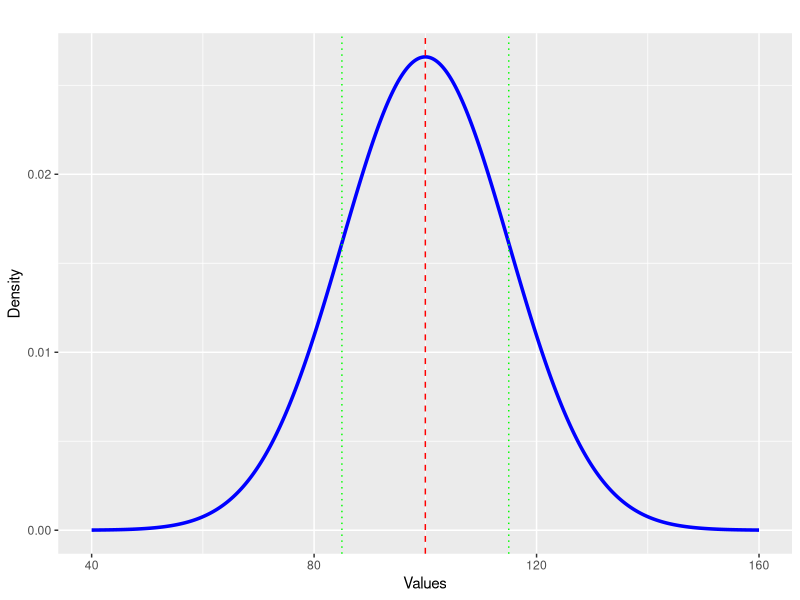
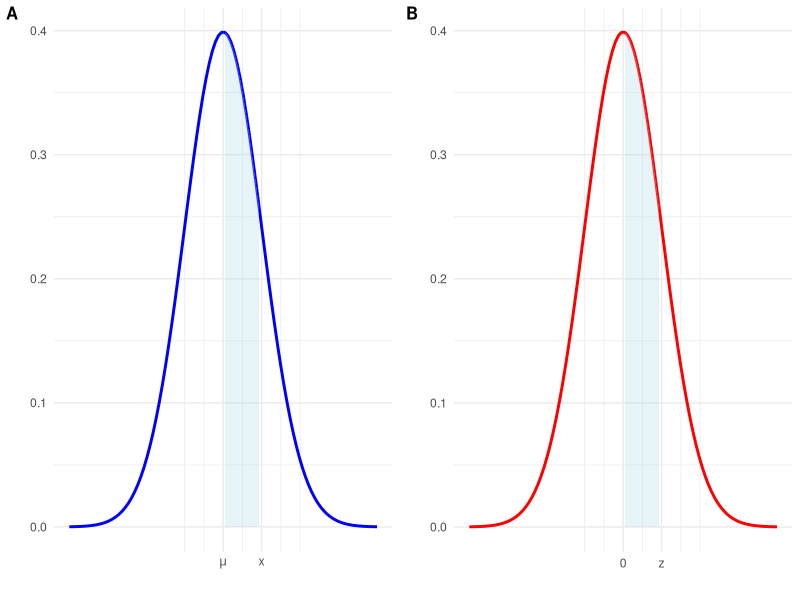
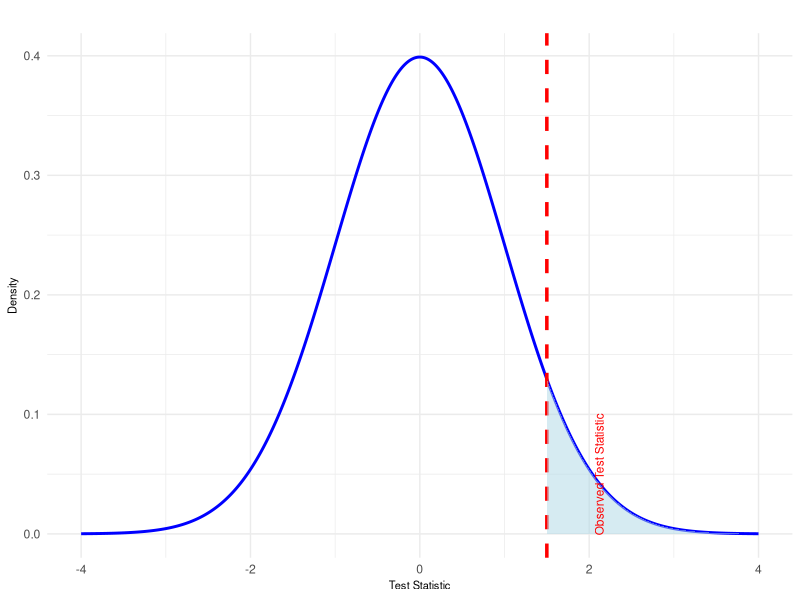
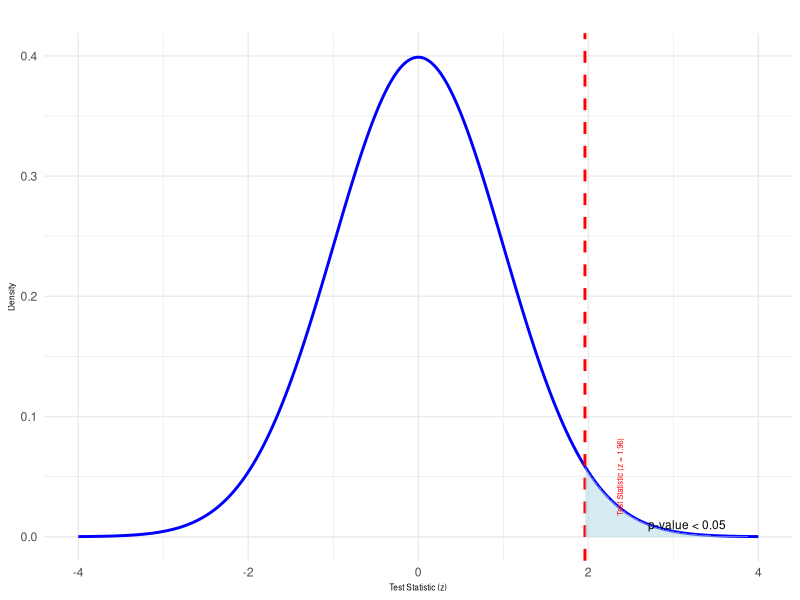

Here is the R script that generated these plots, in order: (Note: this script raises an error after producing the figures.)
## ---- chunk 1
library(ggplot2)
library(dplyr)
mean <- 100
sd <- 15
x <- seq(mean - 4*sd, mean + 4*sd, by = 0.1)
y <- dnorm(x, mean = mean, sd = sd)
ggplot(data.frame(x, y), aes(x = x, y = y)) +
  geom_line(color = "blue", size = 1.2) +
  geom_vline(xintercept = mean, color = "red", linetype = "dashed") + geom_vline(xintercept = mean + sd, color = "green", linetype = "dotted") +  geom_vline(xintercept = mean - sd, color = "green", linetype = "dotted") +  labs(title = "", x = "Values", y = "Density")
## ---- chunk 2
# Load necessary libraries
library(ggplot2)
library(cowplot)

# Define standard deviation and mean
mu <- 2
sd <- 1

# Create a data frame for the first plot (normal distribution centered at mu)
x_vals <- seq(mu - 4 * sd, mu + 4 * sd, length.out = 100)
dist1 <- dnorm(x_vals, mean = mu, sd = sd)
data1 <- data.frame(x = x_vals, y = dist1)

# Create a data frame for the second plot (normal distribution centered at 0)
x_vals2 <- seq(-4 * sd, 4 * sd, length.out = 100)
dist2 <- dnorm(x_vals2, mean = 0, sd = sd)
data2 <- data.frame(x = x_vals2, y = dist2)

# First plot: Normal distribution with mean mu
plot1 <- ggplot(data1, aes(x = x, y = y)) +
  geom_line(color = "blue", size = 1) +             # Plot the line
  geom_ribbon(data = subset(data1, x >= mu & x <= mu + sd), aes(ymin = 0, ymax = y), fill = "lightblue", alpha = 0.3) + # Fill light blue from mu to 1 SD
  labs(x = "", y = "") +
  scale_x_continuous(breaks = c(mu, mu + sd), labels = c(expression(mu), "x")) + # Label x-axis with mu and x at mu + 1 SD
  theme_minimal() +
  theme(
    axis.title.x = element_text(size = 14),
    axis.title.y = element_text(size = 14)
  )

# Second plot: Normal distribution with mean 0
plot2 <- ggplot(data2, aes(x = x, y = y)) +
  geom_line(color = "red", size = 1) +              # Plot the line
  geom_ribbon(data = subset(data2, x >= 0 & x <= 0 + sd), aes(ymin = 0, ymax = y), fill = "lightblue", alpha = 0.3) + # Fill light blue from 0 to 1 SD
  labs(x = "", y = "") +
  scale_x_continuous(breaks = c(0, 0 + sd), labels = c("0", "z")) + # Label x-axis with 0 and z at 1 SD
  theme_minimal() +
  theme(
    axis.title.x = element_text(size = 14),
    axis.title.y = element_text(size = 14)
  )

# Combine the two plots side by side
combined_plot <- plot_grid(plot1, plot2, labels = c("A", "B"), label_size = 12)

# Display the combined plot
print(combined_plot)

## ---- chunk 3
cat("$$t = \\frac{\\bar{X_1} - \\bar{X_2}}{\\sqrt{\\frac{s_1^2}{n_1} + \\frac{s_2^2}{n_2}}}$$")

## ---- chunk 4
cat("$$t = \\frac{\\bar{D}}{\\frac{s_D}{\\sqrt{n}}}$$")
## ---- chunk 5
cat("$$z = \\frac{\\bar{X} - \\mu}{\\frac{\\sigma}{\\sqrt{n}}}$$")
## ---- chunk 6
cat("$$F = \\frac{MST}{MSE}$$")
## ---- chunk 7
cat("$$r = \\frac{\\sum (x_i - \\bar{x})(y_i - \\bar{y})}{\\sqrt{\\sum (x_i - \\bar{x})^2 \\sum (y_i - \\bar{y})^2}}$$")
## ---- chunk 8
# Define mean, standard deviation, and observed test statistic
mean <- 0  # Assume mean is 0 under the null hypothesis
sd <- 1    # Standard deviation for the standard normal distribution
test_stat <- 1.5  # Example of an observed test statistic

# Create a sequence of x values for the plot
x_vals <- seq(mean - 4 * sd, mean + 4 * sd, length.out = 1000)

# Calculate the density (y-values) for the normal distribution
y_vals <- dnorm(x_vals, mean = mean, sd = sd)

# Create a data frame for plotting
data <- data.frame(x = x_vals, y = y_vals)

# Plot the normal distribution
ggplot(data, aes(x = x, y = y)) +
  geom_line(color = "blue", size = 1) +  # Plot the normal distribution curve
  geom_vline(xintercept = test_stat, color = "red", linetype = "dashed", size = 1.2) +  # Mark the observed test statistic
  geom_ribbon(data = subset(data, x >= test_stat), aes(ymin = 0, ymax = y), fill = "lightblue", alpha = 0.5) +  # Shade area beyond the test statistic
  labs(title = "", x = "Test Statistic", y = "Density") +
  annotate("text", x = test_stat + 0.3, y = 0.05, label = "Observed Test Statistic", color = "red", angle = 90, vjust = 3.5, size=3) +
  theme_minimal() +
  theme(axis.title.x = element_text(size = 8),
    axis.title.y = element_text(size = 8),
    plot.title = element_text(hjust = 0.5)
  )

## ---- chunk 9
# Load necessary libraries
library(ggplot2)

# Define mean, standard deviation, and observed test statistic
mean <- 0  # Mean of the standard normal distribution (under null hypothesis)
sd <- 1    # Standard deviation of the standard normal distribution
test_stat <- 1.96  # Example test statistic for a 95% confidence level (for significance level of 0.05)

# Create a sequence of x values for the plot
x_vals <- seq(mean - 4 * sd, mean + 4 * sd, length.out = 1000)

# Calculate the density (y-values) for the normal distribution
y_vals <- dnorm(x_vals, mean = mean, sd = sd)

# Create a data frame for plotting
data <- data.frame(x = x_vals, y = y_vals)

# Plot the normal distribution
ggplot(data, aes(x = x, y = y)) +
  geom_line(color = "blue", size = 1) +  # Plot the normal distribution curve
  geom_vline(xintercept = test_stat, color = "red", linetype = "dashed", size = 1) +  # Mark the test statistic (1.96)
  geom_ribbon(data = subset(data, x >= test_stat), aes(ymin = 0, ymax = y), fill = "lightblue", alpha = 0.5) +  # Shade area beyond test statistic (p-value)
  labs(title = "", x = "Test Statistic (z)", y = "Density") +
  annotate("text", x = test_stat + 0.2, y = 0.05, label = "Test Statistic (z = 1.96)", color = "red", angle = 90, vjust = 3.5, size=2) +
  annotate("text", x = test_stat + 1.2, y = 0.01, label = "p-value < 0.05", color = "black", size = 3) +
  theme_minimal() +
  theme(
    axis.title.x = element_text(size = 6),
    axis.title.y = element_text(size = 6),
    plot.title = element_text(hjust = 0.5)
  )

## ---- chunk 10
knitr::include_graphics("figs/plot1.png")
## ---- chunk 11
knitr::include_graphics("figs/fisher.png")
## ---- chunk 12
knitr::include_graphics("figs/plot2.png")
## ---- chunk 13
knitr::include_graphics("figs/significance.png")
## ---- chunk 14
# Create a data frame for the standard normal distribution
df <- data.frame(x = seq(-4, 4, length.out = 1000))
df$y <- dnorm(df$x)

# Plot 1: P(X < z)
z1 <- 1  # Example Z-score
p1 <- ggplot(df, aes(x = x, y = y)) +
  geom_line() +
  geom_area(data = subset(df, x < z1), aes(x = x, y = y), fill = "blue", alpha = 0.3) +
  geom_vline(xintercept = z1, linetype = "dashed", color = "red") +
  labs(title = "P(X < z)", x = "Z-score", y = "Density") +
  theme_minimal()

# Plot 2: P(X > z)
z2 <- 1  # Example Z-score
p2 <- ggplot(df, aes(x = x, y = y)) +
  geom_line() +
  geom_area(data = subset(df, x > z2), aes(x = x, y = y), fill = "blue", alpha = 0.3) +
  geom_vline(xintercept = z2, linetype = "dashed", color = "red") +
  labs(title = "P(X > z)", x = "Z-score", y = "Density") +
  theme_minimal()

# Plot 3: P(z1 < X < z2)
z1 <- -1  # Example Z-score 1
z2 <- 1    # Example Z-score 2
p3 <- ggplot(df, aes(x = x, y = y)) +
  geom_line() +
  geom_area(data = subset(df, x > z1 & x < z2), aes(x = x, y = y), fill = "blue", alpha = 0.3) +
  geom_vline(xintercept = c(z1, z2), linetype = "dashed", color = "red") +
  labs(title = "P(z1 < X < z2)", x = "Z-score", y = "Density") +
  theme_minimal()

# Arrange the plots in a grid
library(gridExtra)
grid.arrange(p1, p2, p3, ncol = 1)
## ---- chunk 15
# Create data for the normal distribution
z_values <- seq(-3, 3, length.out = 100)
y_values <- dnorm(z_values)

# Create a data frame
data <- data.frame(z = z_values, density = y_values)

# Plot the normal distribution and shade the area below z = 0.76
ggplot(data, aes(x = z, y = density)) +
  geom_line() +
  geom_area(data = filter(data, z <= 0.76), fill = "blue", alpha = 0.5) +
  geom_vline(xintercept = 0.76, linetype = "dashed", color = "red") +
  annotate("text", x = 2, y = 0.05, label = "P(z < 0.76)", color = "blue", size = 5) +
  labs(title = "Standard Normal Distribution",
       x = "Z-score",
       y = "Density") +
  theme_minimal()

## ---- chunk 16
# Calculate the cumulative 
# probability for z = 0.76
z_score <- 0.76
p_value <- pnorm(z_score)
# Convert to percentage
percent_area <- p_value * 100
# Print the result
percent_area
## ---- chunk 17
# Create data for the normal distribution
z_values <- seq(-3, 3, length.out = 100)
y_values <- dnorm(z_values)

# Create a data frame
data <- data.frame(z = z_values, density = y_values)

# Plot the normal distribution and shade the area below z = 0.76
ggplot(data, aes(x = z, y = density)) +
  geom_line() +
  geom_area(data = filter(data, z <= 0.76), fill = "blue", alpha = 0.5) +
  geom_vline(xintercept = 0.76, linetype = "dashed", color = "red") +
  annotate("text", x = 2, y = 0.05, label = "P(z < 0.76)", color = "blue", size = 5) +
  labs(title = "Standard Normal Distribution",
       x = "Z-score",
       y = "Density") +
  theme_minimal()

## ---- chunk 18
# Calculate the z-score for the upper 5%
p_value <- 0.95
z_score <- qnorm(p_value)

# Create data for the normal distribution
z_values <- seq(-3, 3, length.out = 100)
y_values <- dnorm(z_values)

# Create a data frame
data <- data.frame(z = z_values, density = y_values)

# Plot the normal distribution and shade the area above the z-score
ggplot(data, aes(x = z, y = density)) +
  geom_line() +
  geom_area(data = filter(data, z >= z_score), fill = "blue", alpha = 0.5) +
  geom_vline(xintercept = z_score, linetype = "dashed", color = "red") +
  annotate("text", x = z_score + 0, y = 0.05, label = "z where:\n P>z = 0.05", color = "red", size = 5) +
  labs(title = "", x = "Z-score", y = "Density") + theme_minimal()

## ---- chunk 19
# Calculate the z-score for 
# the upper 5% (0.95 cumulative 
# probability)
p_value <- 0.95
z_score <- qnorm(p_value)
# Print the result
z_score
## ---- chunk 20
# Calculate the z-score for the upper 5%
p_value <- 0.95
z_score <- qnorm(p_value)

# Create data for the normal distribution
z_values <- seq(-3, 3, length.out = 100)
y_values <- dnorm(z_values)

# Create a data frame
data <- data.frame(z = z_values, density = y_values)

# Plot the normal distribution and shade the area above the z-score
ggplot(data, aes(x = z, y = density)) +
  geom_line() +
  geom_area(data = filter(data, z >= z_score), fill = "blue", alpha = 0.5) +
  geom_vline(xintercept = z_score, linetype = "dashed", color = "red") +
  annotate("text", x = z_score + 0, y = 0.05, label = "z where:\n P>z = 0.05", color = "red", size = 5) +
  labs(title = "", x = "Z-score", y = "Density") + theme_minimal()

## ---- chunk 21
# Load necessary libraries
library(ggplot2)

# Given values
mean_lifespan <- 15.7
sd_lifespan <- 1.6
age_allison_cat <- 18

# Define the Z-score
z_score <- (age_allison_cat - mean_lifespan) / sd_lifespan

# Generate a sequence of x-values (ages) covering the normal distribution
x_values <- seq(mean_lifespan - 4 * sd_lifespan, mean_lifespan + 4 * sd_lifespan, length = 1000)

# Calculate the density for each x-value
density <- dnorm(x_values, mean = mean_lifespan, sd = sd_lifespan)

# Create a data frame for ggplot
df <- data.frame(x = x_values, density = density)

# Define the critical Z-score for shading
shade_df <- df[df$x >= age_allison_cat, ]

# Plot the normal distribution with the shaded area for P(X > 18)
ggplot(df, aes(x = x, y = density)) +
  geom_line(color = "blue", size = 1) +  # Plot the normal distribution
  geom_area(data = shade_df, aes(x = x, y = density), fill = "red", alpha = 0.4) +  # Shade the area P(X > 18)
  geom_vline(xintercept = age_allison_cat, linetype = "dashed", color = "black") +  # Add a dashed line at Allison's cat's age
  labs(title = "Probability of a Cat Living to be as Old as Allison's Cat",
       subtitle = paste0("Mean = 15.7, SD = 1.6, Age = ", age_allison_cat),
       x = "Cat's Age",
       y = "Density") +
  theme_minimal()
## ---- chunk 22
# Given values
mean_lifespan <- 15.7
sd_lifespan <- 1.6
age_allison_cat <- 18
# Calculate Z-score
z_score <- (age_allison_cat - mean_lifespan) / sd_lifespan
# Find the probability that a cat lives longer than 18 years
probability <- 1 - pnorm(z_score)
probability
## ---- chunk 23
# Given values
mean_lifespan <- 15.7
sd_lifespan <- 1.6
age_allison_cat <- 18
# Calculate Z-score
z_score <- (age_allison_cat - mean_lifespan) / sd_lifespan
# Find the probability that a cat lives longer than 18 years
probability <- 1 - pnorm(z_score)
probability
